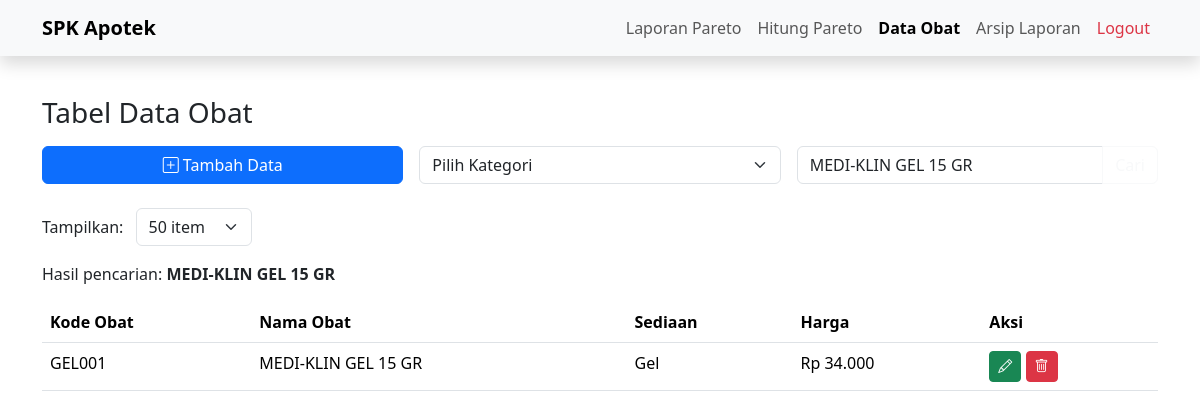
The page /tabel-obat.php?cari=MEDI-KLIN GEL 15 GR on the database its author committed.
### tables this page shows
create table obat(
kode_obat varchar(20) primary key,
nama_obat varchar(100),
sediaan enum('Tablet', 'Kapsul', 'Pil', 'Serbuk', 'Salep', 'Krim', 'Gel', 'Sirup', 'Suspensi', 'Injeksi', 'Infus', 'Tetes', 'Inhalasi', 'Aerosol'),
harga int
);

### tabel-obat.php (the view, shortened to what this page needs)
<?php
include 'koneksi.php';
$cari = isset($_GET['cari']) ? $_GET['cari'] : '';
$kategori = isset($_GET['kategori']) ? $_GET['kategori'] : '';
$page = isset($_GET['page']) ? (int)$_GET['page'] : 1;
$limitOptions = [10, 25, 50, 100];
$limit = isset($_GET['limit']) && in_array((int)$_GET['limit'], $limitOptions) ? (int)$_GET['limit'] : 50;
$offset = ($page - 1) * $limit;
$select_obat = "SELECT * FROM obat WHERE 1";
if (!empty($cari)) {
  $select_obat .= " AND nama_obat LIKE '%$cari%'";
}
$select_obat .= " ORDER BY kode_obat ASC LIMIT $limit OFFSET $offset";
$sql_obat = mysqli_query($koneksi, $select_obat);
?>
<!DOCTYPE html>
<html lang="en" data-bs-theme="light">
<head>
  <link href="https://cdn.jsdelivr.net/npm/bootstrap@5.3.7/dist/css/bootstrap.min.css" rel="stylesheet">
  <link rel="stylesheet" href="https://cdn.jsdelivr.net/npm/bootstrap-icons@1.13.1/font/bootstrap-icons.min.css">
</head>
<body>
  <nav class="navbar navbar-expand-lg bg-light shadow fixed-top">
    <div class="container">
      <a class="navbar-brand fw-bold" href="#">SPK Apotek</a>
      <div class="collapse navbar-collapse" id="navbarNav">
        <ul class="navbar-nav ms-auto">
          <li class="nav-item"><a class="nav-link" href="index.php">Laporan Pareto</a></li>
          <li class="nav-item"><a class="nav-link" href="hitung-pareto.php">Hitung Pareto</a></li>
          <li class="nav-item fw-bold"><a class="nav-link active" href="tabel-obat.php">Data Obat</a></li>
          <li class="nav-item"><a class="nav-link" href="arsip-laporan.php">Arsip Laporan</a></li>
          <li class="nav-item"><a class="nav-link text-danger" href="logout.php">Logout</a></li>
        </ul>
      </div>
    </div>
  </nav>
  <div class="container pt-5 mt-5">
    <figure class="text-dark">
      <blockquote class="blockquote">
        <h1 class="h3">Tabel Data Obat</h1>
      </blockquote>
    </figure>
    <div class="row g-3 mb-4">
      <div class="col-md-4">
        <a href="kelola-obat.php" class="btn btn-primary w-100">
          <i class="bi bi-plus-square"></i> Tambah Data
        </a>
      </div>
      <div class="col-md-4">
        <form method="GET" action="">
          <select class="form-select" name="kategori" onchange="this.form.submit()">
            <option value="">Pilih Kategori</option>
          </select>
        </form>
      </div>
      <div class="col-md-4">
        <form method="GET" action="">
          <div class="input-group">
            <input type="text" class="form-control" name="cari" placeholder="Cari nama obat..." value="<?= htmlspecialchars($cari) ?>">
            <button class="btn btn-outline-light" type="submit">Cari</button>
          </div>
        </form>
      </div>
    </div>
    <form method="GET" action="" class="mb-3">
      <label class="text-dark me-2">Tampilkan:</label>
      <select name="limit" onchange="this.form.submit()" class="form-select d-inline-block w-auto">
        <?php foreach ($limitOptions as $opt): ?>
          <option value="<?= $opt ?>" <?= ($limit == $opt) ? 'selected' : '' ?>><?= $opt ?> item</option>
        <?php endforeach; ?>
      </select>
    </form>
    <?php if (!empty($kategori) || !empty($cari)): ?>
    <div class="text-dark mb-3">
      <?php if (!empty($cari)): ?>
        <p>Hasil pencarian: <strong><?= htmlspecialchars($cari) ?></strong></p>
      <?php endif; ?>
    </div>
    <?php endif; ?>
    <div class="table-responsive">
      <table class="table table-hover table-white">
        <thead>
          <tr>
            <th>Kode Obat</th>
            <th>Nama Obat</th>
            <th>Sediaan</th>
            <th>Harga</th>
            <th>Aksi</th>
          </tr>
        </thead>
        <tbody>
          <?php if (mysqli_num_rows($sql_obat) > 0): ?>
            <?php while ($result = mysqli_fetch_assoc($sql_obat)): ?>
            <tr>
              <td><?= htmlspecialchars($result['kode_obat']) ?></td>
              <td><?= htmlspecialchars($result['nama_obat']) ?></td>
              <td><?= htmlspecialchars($result['sediaan']) ?></td>
              <td>Rp <?= number_format($result['harga'], 0, ',', '.') ?></td>
              <td>
                <a class="btn btn-success btn-sm" href="kelola-obat.php?ubah=<?= $result['kode_obat'] ?>"><i class="bi bi-pencil"></i></a>
                <a class="btn btn-danger btn-sm" href="proses-obat.php?hapus=<?= $result['kode_obat'] ?>" onclick="return confirm('Apakah Anda yakin ingin menghapus data ini?')"><i class="bi bi-trash"></i></a>
              </td>
            </tr>
            <?php endwhile; ?>
          <?php else: ?>
            <tr>
              <td colspan="5" class="text-center text-dark">Data tidak ditemukan</td>
            </tr>
          <?php endif; ?>
        </tbody>
      </table>
    </div>
  </div>
</body>
</html>

### rows shown on the page
obat: kode_obat "GEL001", nama_obat "MEDI-KLIN GEL 15 GR", sediaan "Gel", harga "34.000"

### other values the page prints
$cari "MEDI-KLIN GEL 15 GR"
form field limit "50 item"
